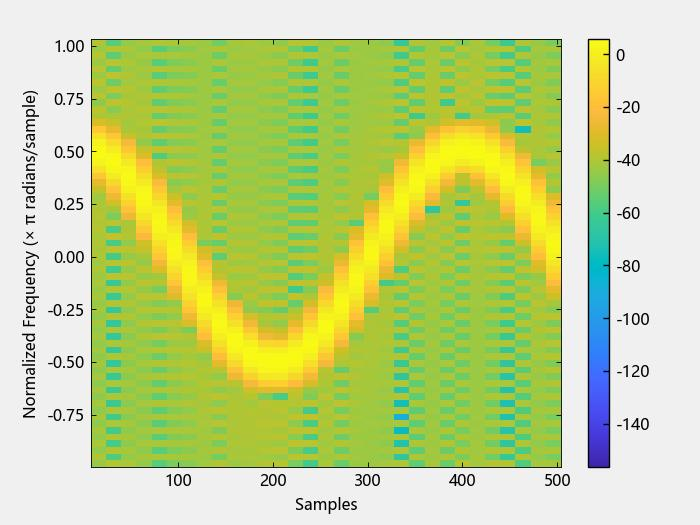

This chart was generated by the following Julia code:
# 复信号频谱图

using TySignalProcessing
using TyPlot
N = 512
n = 0:(N - 1)

x = @. exp(1im * pi * sin(8 * n / N) * 32)

scalar, fs, ts = spectrogram(x, 32, 16, 64, "centered")

figure()
spectrogram(x, 32, 16, 64, "centered", "yaxis"; plotfig=true)

# fintv = (-pi + pi / 32):(pi / 32):pi

# vector, fv, tv = spectrogram(x, 32, 16, fintv)

# figure()
# spectrogram(x, 32, 16, fintv, "yaxis"; plotfig=true)
